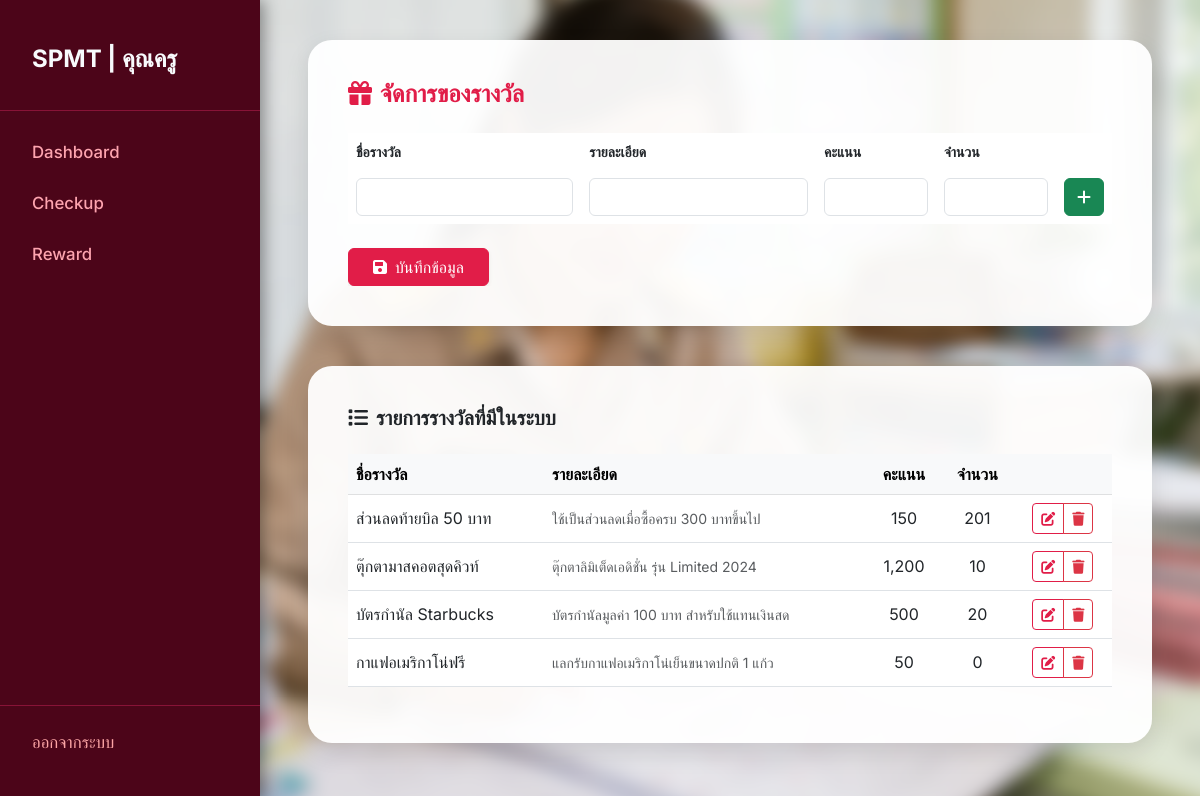
Screenshot of /teacher/reward_management.php (signed in) with the database file from the repository.
### tables this page shows
CREATE TABLE `reward` (
  `reward_id` int(11) NOT NULL,
  `reward_name` varchar(50) NOT NULL,
  `description` varchar(150) NOT NULL,
  `required_points` int(11) NOT NULL,
  `reward_quota` int(11) NOT NULL
);

### teacher/reward_management.php (the view, shortened to what this page needs)
<?php
require('../php/config.php');
?>
<!DOCTYPE html>
<html lang="en">
<head>
    <link rel="stylesheet" href="../css/teacher.css">
</head>
<body>
    <div class="container-custom">
        <div class="main">
            <div class="card card-custom">
                <h4 class="text-primary fw-bold mb-4"><i class="fas fa-gift me-2"></i>จัดการของรางวัล</h4>
                <form action="reward_management.php" method="post">
                    <div class="table-responsive">
                        <table class="table table-borderless align-middle" id="dynamic_field">
                            <thead class="small text-muted">
                                <tr>
                                    <th>ชื่อรางวัล</th>
                                    <th>รายละเอียด</th>
                                    <th width="120">คะแนน</th>
                                    <th width="120">จำนวน</th>
                                    <th></th>
                                </tr>
                            </thead>
                            <tbody>
                                <tr>
                                    <td><input type="text" name="reward_name[]" class="form-control" required></td>
                                    <td><input type="text" name="description[]" class="form-control"></td>
                                    <td><input type="number" min="1" max="200" name="required_points[]" class="form-control" required></td>
                                    <td><input type="number" min="1" max="20" name="reward_quota[]" class="form-control" required></td>
                                    <td><button type="button" id="add" class="btn btn-success"><i class="fas fa-plus"></i></button></td>
                                </tr>
                            </tbody>
                        </table>
                        <button type="submit" name="save_new" class="btn btn-primary shadow-sm mt-2 px-4"><i class="fas fa-save me-2"></i>บันทึกข้อมูล</button>
                    </div>
                </form>
            </div>
            <div class="card card-custom">
                <h5 class="fw-bold mb-4"><i class="fas fa-list me-2"></i>รายการรางวัลที่มีในระบบ</h5>
                <div class="table-responsive">
                    <table class="table table-hover align-middle">
                        <thead class="table-light">
                            <tr>
                                <th>ชื่อรางวัล</th>
                                <th>รายละเอียด</th>
                                <th class="text-center">คะแนน</th>
                                <th class="text-center">จำนวน</th>
                                <th></th>
                            </tr>
                        </thead>
                        <tbody>
                            <?php
                            $res = mysqli_query($conn, "SELECT *
                                                        FROM reward
                                                        ORDER BY reward_id DESC");
                            while ($row = mysqli_fetch_assoc($res)) {
                            ?>
                                <tr>
                                    <form action="reward_management.php" method="post">
                                        <td class="view-mode"><?php echo $row['reward_name']; ?></td>
                                        <td class="view-mode text-muted small"><?php echo $row['description']; ?></td>
                                        <td class="view-mode text-center"><?php echo number_format($row['required_points']); ?></td>
                                        <td class="view-mode text-center"><?php echo $row['reward_quota']; ?></td>
                                        <td class="text-center">
                                            <div class="view-mode btn-group">
                                                <button type="button" class="btn btn-outline-primary btn-sm btn-edit"><i class="fas fa-edit"></i></button>
                                                <a href="reward_management.php?delete_id=<?php echo $row['reward_id']; ?>" class="btn btn-outline-danger btn-sm" onclick="return confirm('ยืนยันการลบ?')"><i class="fas fa-trash"></i></a>
                                            </div>
                                        </td>
                                    </form>
                                </tr>
                            <?php } ?>
                        </tbody>
                    </table>
                </div>
            </div>
        </div>
    </div>
</body>
</html>

### css/teacher.css (style rules this page uses)
:root { --primary-font: "Inter", sans-serif; }
* { margin: 0; padding: 0; box-sizing: border-box; font-family: "Inter", sans-serif; }
body { position: relative; min-height: 100vh; color: #1f2937; background-color: #f3f4f6; overflow-x: hidden; }
body::before { content: ""; position: fixed; top: 0; left: 0; width: 100vw; height: 100vh; background-image: url("../img/index_te.webp"); background-size: cover; background-position: center; filter: blur(8px); z-index: -1; transform: scale(1.1); }
.container-custom { display: flex; width: 100%; min-height: 100vh; }
.sidebar { width: 260px; background-color: #4c0519; color: #f8fafc; display: flex; flex-direction: column; padding: 2rem 0; position: fixed; height: 100vh; box-shadow: 4px 0 15px rgba(0, 0, 0, 0.4); z-index: 10; }
.sidebar h2 { padding: 0 0rem 1.5rem 0rem; border-bottom: 1px solid #881337; margin-bottom: 1rem; }
.sidebar h2 a { color: #f8fafc; text-decoration: none; font-size: 1.5rem; font-weight: 700; }
.sidebar a { color: #fda4af; text-decoration: none; padding: 0.8rem 2rem; display: block; font-weight: 500; transition: all 0.3s ease; font-size: 1.05rem; }
.sidebar a.btn-logout { margin-top: auto; color: #fca5a5; border-top: 1px solid #881337; padding-top: 1.5rem; }
.main { margin-left: 260px; flex: 1; padding: 2.5rem 3rem; display: flex; flex-direction: column; gap: 2.5rem; }
.card-custom { background: rgba(255, 255, 255, 0.95); border-radius: 24px; border: none; box-shadow: 0 10px 25px rgba(0, 0, 0, 0.1); padding: 2.5rem; }
.text-primary { color: #e11d48 !important; }
.btn-primary { background-color: #e11d48; border-color: #e11d48; }
.btn-outline-primary { color: #e11d48; border-color: #e11d48; }

### rows the page displays
reward: reward_name "ส่วนลดท้ายบิล 50 บาท", description "ใช้เป็นส่วนลดเมื่อซื้อครบ 300 บาทขึ้นไป", required_points "150", reward_quota "201"
reward: reward_name "ตุ๊กตามาสคอตสุดคิวท์", description "ตุ๊กตาลิมิเต็ดเอดิชั่น รุ่น Limited 2024", required_points "1,200", reward_quota "10"
reward: reward_name "บัตรกำนัล Starbucks", description "บัตรกำนัลมูลค่า 100 บาท สำหรับใช้แทนเงินสด", required_points "500", reward_quota "20"
reward: reward_name "กาแฟอเมริกาโน่ฟรี", description "แลกรับกาแฟอเมริกาโน่เย็นขนาดปกติ 1 แก้ว", required_points "50", reward_quota "0"
